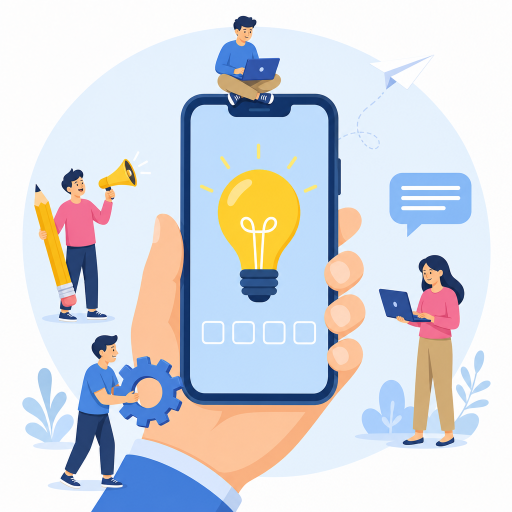
#> input picture souq-local/mobile/assets/images/onboarding/onboarding_01_ideas.png, 1024 x 1024 px (shown at 1/2 size); its folder holds 2 pictures in this run
$ python prepare_onboarding_illustrations.py
#> lines starting #> are read from the running program, lines starting #| are printed output that depends on the picture
#> in process_image, im is the input picture: PIL image 1024x1024 RGB; mean R, G, B 213.1, 216.6, 223.4
#!/usr/bin/env python3
"""Bake MarGem cream (#F8F1E9) into onboarding illustration backgrounds.

Removes exported checkerboard / neutral gray PNG backgrounds while preserving
illustration artwork (edge-connected flood fill from image borders).
"""

from __future__ import annotations

from pathlib import Path

from PIL import Image

ROOT = Path(__file__).resolve().parents[1]
ONBOARDING_DIR = ROOT / "mobile" / "assets" / "images" / "onboarding"
TARGET = (248, 241, 233)  # AppColors.cream / #F8F1E9


def _is_neutral_background(r: int, g: int, b: int) -> bool:
    spread = max(r, g, b) - min(r, g, b)
    if spread > 22:
        return False
    return min(r, g, b) >= 215


def _flood_background_mask(im: Image.Image) -> list[list[bool]]:
    rgb = im.convert("RGB")
    w, h = rgb.size
#> w = 1024; h = 1024
    px = rgb.load()
    mask = [[False] * w for _ in range(h)]
    stack: list[tuple[int, int]] = []

    for x in range(w):
        stack.append((x, 0))
        stack.append((x, h - 1))
    for y in range(h):
        stack.append((0, y))
        stack.append((w - 1, y))

    seen: set[tuple[int, int]] = set()
    while stack:
        x, y = stack.pop()
        if (x, y) in seen or x < 0 or y < 0 or x >= w or y >= h:
            continue
        seen.add((x, y))
        r, g, b = px[x, y]
        if not _is_neutral_background(r, g, b):
            continue
        mask[y][x] = True
        stack.extend([(x + 1, y), (x - 1, y), (x, y + 1), (x, y - 1)])
#> this loop made 1265436 passes
#> (r, g, b, spread in _is_neutral_background) on passes 1 to 3: (252, 252, 253, 1), (254, 254, 254, 0), (254, 253, 254, 1)
#> after the loop, mask = 1024 items; seen = 320544 items; stack = []

    return mask


def _feather_boundary(rgb: Image.Image, mask: list[list[bool]]) -> None:
    w, h = rgb.size
    px = rgb.load()
    tr, tg, tb = TARGET

    for x in range(w):
        for y in range(h):
            if mask[y][x]:
                continue
            neighbors = 0
            for dx, dy in ((-1, 0), (1, 0), (0, -1), (0, 1)):
                nx, ny = x + dx, y + dy
                if 0 <= nx < w and 0 <= ny < h and mask[ny][nx]:
                    neighbors += 1
            if neighbors == 0:
                continue
            r, g, b = px[x, y]
            spread = max(r, g, b) - min(r, g, b)
            if spread > 45 or min(r, g, b) < 170:
                continue
            px[x, y] = (
                int(r * 0.72 + tr * 0.28),
                int(g * 0.72 + tg * 0.28),
                int(b * 0.72 + tb * 0.28),
            )


def process_image(path: Path) -> None:
    im = Image.open(path)
    mask = _flood_background_mask(im)
#> mask = 1024 items
    out = im.convert("RGB")
    px = out.load()
    w, h = out.size
#> w = 1024; h = 1024
    tr, tg, tb = TARGET

    replaced = 0
    for x in range(w):
        for y in range(h):
            if mask[y][x]:
                px[x, y] = TARGET
                replaced += 1
#> after the loop, replaced = 315335

    _feather_boundary(out, mask)
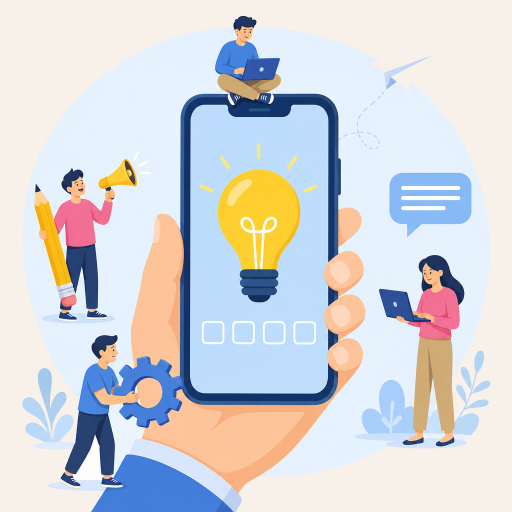
#> out: PIL image 1024x1024 RGB (shown at 1/2 size); mean R, G, B 211.6, 213.1, 217.5
    out.save(path, optimize=True)
    print(f"{path.name}: replaced {replaced:,} px ({100 * replaced / (w * h):.1f}%)")
#| onboarding_01_ideas.png: replaced 315,335 px (30.1%)


def main() -> None:
    if not ONBOARDING_DIR.is_dir():
        raise SystemExit(f"Missing directory: {ONBOARDING_DIR}")

    for path in sorted(ONBOARDING_DIR.glob("*.png")):
        process_image(path)

    print("Onboarding illustrations updated.")


if __name__ == "__main__":
    main()
